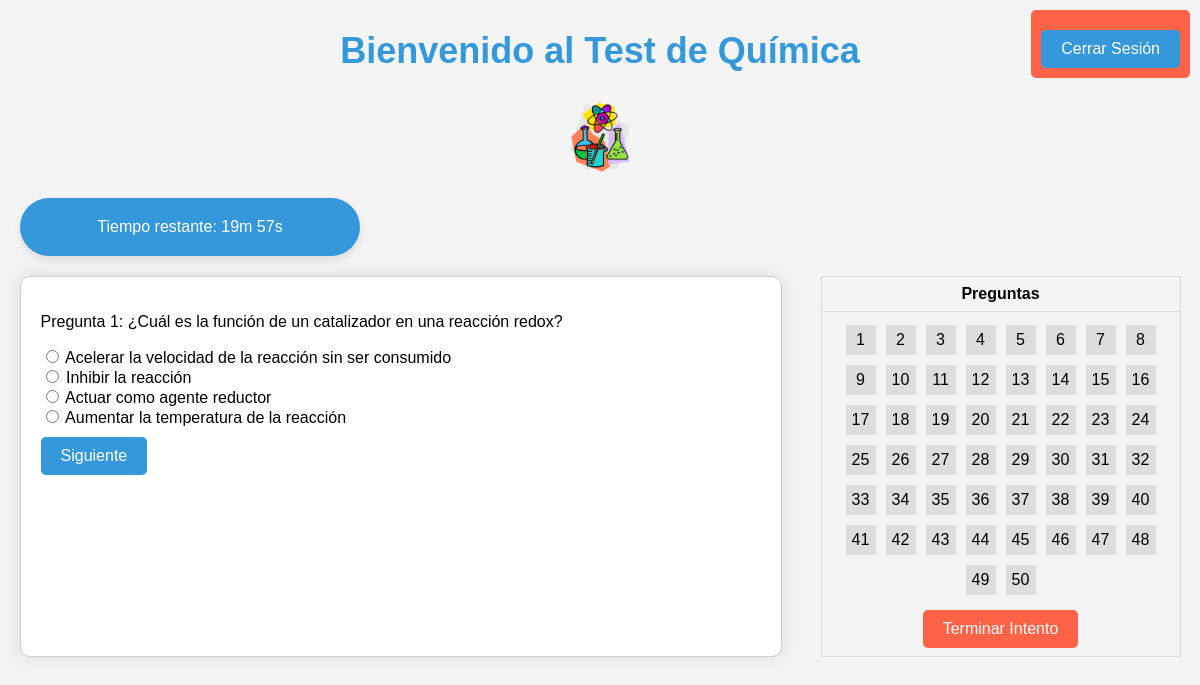
Page /preguntas_quimica.php on the committed database.
### tables this page shows
CREATE TABLE `preguntas_quimica` (
  `id` int(11) NOT NULL,
  `enunciado` mediumtext NOT NULL,
  `respuesta_correcta` mediumtext NOT NULL,
  `respuesta_incorrecta1` mediumtext NOT NULL,
  `respuesta_incorrecta2` mediumtext NOT NULL,
  `respuesta_incorrecta3` mediumtext NOT NULL
);

### preguntas_quimica.php (the view, shortened to what this page needs)
<?php
require_once "conexion.php";
$materia = 'quimica';
if (empty($_SESSION['preguntas_seleccionadas'][$materia]) || count($_SESSION['preguntas_seleccionadas'][$materia]) === 0) {
    $_SESSION['preguntas_seleccionadas'][$materia] = seleccionarPreguntasAleatorias($conexion, "preguntas_$materia", 50);
}
$preguntaIndex = isset($_GET['pregunta']) ? intval($_GET['pregunta']) : 0;
function seleccionarPreguntasAleatorias($conexion, $tabla, $cantidad)
{
    $preguntas = [];
    $query = "SELECT * FROM $tabla ORDER BY RAND() LIMIT $cantidad";
    $result = $conexion->query($query);
    while ($row = $result->fetch_assoc()) {
        $preguntas[] = $row;
    }
    return $preguntas;
}
?>
<!DOCTYPE html>
<html lang="esp">
<head>
    <link rel="stylesheet" href="preguntas.css">
</head>
<body>
<div class="cerrar-sesion">
    <form method="post" action="">
        <input class="boton" type="submit" name="cerrar_sesion" value="Cerrar Sesión">
    </form>
</div>
<div class="bienvenido">
    <h2>Bienvenido al Test de Química</h2>
    <img src="imagenes/imagenesquimica.png" alt="Descripción de la imagen" style="width: 5%; height: auto;">
</div>
<div class="temporizador" id="temporizador" style="width: 300px; margin: 20px; background-color: #3498db; color: #ffffff; border-radius: 500px; padding: 20px; text-align: center; box-shadow: 0 4px 8px rgba(0, 0, 0, 0.1);">
</div>
<div class="simulador-container">
    <?php
    if (!empty($_SESSION['preguntas_seleccionadas'][$materia])) {
        $preguntaActual = $_SESSION['preguntas_seleccionadas'][$materia][$preguntaIndex];
        echo "<div class='pregunta'>";
        echo "<p>Pregunta " . ($preguntaIndex + 1) . ": " . $preguntaActual['enunciado'] . "</p>";
        echo "<form method='post' action=''>";
        $opciones = [
            $preguntaActual['respuesta_correcta'],
            $preguntaActual['respuesta_incorrecta1'],
            $preguntaActual['respuesta_incorrecta2'],
            $preguntaActual['respuesta_incorrecta3'],
        ];
        shuffle($opciones);
        foreach ($opciones as $opcion) {
            $checked = ($opcion == $_SESSION['respuestas'][$materia][$preguntaIndex]) ? 'checked' : '';
            echo "<input type='radio' name='respuesta_$preguntaIndex' value='$opcion' $checked> $opcion<br>";
        }
        echo "<input class='boton' type='submit' name='evaluar' value='Siguiente'>";
        echo "</form>";
        echo "</div>";
        echo "<div class='tabla-preguntas'>";
        echo "<table>";
        echo "<tr><th>Preguntas</th></tr>";
        echo "<tr><td>";
        foreach ($_SESSION['preguntas_seleccionadas'][$materia] as $key => $pregunta) {
            $respuestaSeleccionada = '';
            $claseContestada = ($respuestaSeleccionada !== '') ? ' contestada' : '';
            echo "<a href='preguntas_quimica.php?pregunta=$key' class='cuadro-pregunta$claseContestada'>" . ($key + 1) . "</a>";
        }
        echo "<form method='post' action=''>";
        echo "<input class='boton terminar' type='submit' name='terminar_intento' value='Terminar Intento'>";
        echo "</form>";
        echo "</td></tr>";
        echo "</table>";
        echo "</div>";
    } else {
        echo "<p>No hay preguntas disponibles en este momento.</p>";
    }
    ?>
</div>
</body>
</html>

### preguntas.css (style rules this page uses)
body { font-family: Arial, sans-serif; margin: 0; padding: 0; background-color: #f4f4f4; }
.cerrar-sesion { position: fixed; top: 10px; right: 10px; background-color: #ff6347; color: white; padding: 10px; border-radius: 5px; }
.bienvenido { text-align: center; margin-top: 20px; font-size: 24px; color: #3498db; }
.simulador-container { display: flex; justify-content: space-around; margin-top: 20px; }
.pregunta { width: 60%; padding: 20px; border: 1px solid #ccc; border-radius: 10px; background-color: #fff; box-shadow: 0px 0px 15px 5px rgba(0,0,0,0.06); }
.boton { display: block; margin-top: 10px; background-color: #3498db; color: white; border: none; padding: 10px 20px; text-align: center; text-decoration: none; display: inline-block; font-size: 16px; cursor: pointer; border-radius: 5px; }
.tabla-preguntas { width: 30%; }
table { width: 100%; border-collapse: collapse; }
th, td { border: 1px solid #ddd; padding: 8px; text-align: center; }
.cuadro-pregunta { display: inline-block; width: 30px; height: 30px; background-color: #ddd; text-align: center; line-height: 30px; margin: 5px; text-decoration: none; color: black; }
.terminar { margin-top: 10px; background-color: #FF6347; color: white; border: none; padding: 10px 20px; text-align: center; text-decoration: none; display: inline-block; font-size: 16px; cursor: pointer; border-radius: 5px; }

### rows in the picture
preguntas_quimica: enunciado "¿Cuál es la función de un catalizador en una reacción redox?", respuesta_correcta "Acelerar la velocidad de la reacción sin ser consumido", respuesta_incorrecta2 "Inhibir la reacción", respuesta_incorrecta1 "Actuar como agente reductor", respuesta_incorrecta3 "Aumentar la temperatura de la reacción"

### other values in the picture
$preguntaIndex + 1 "1"
